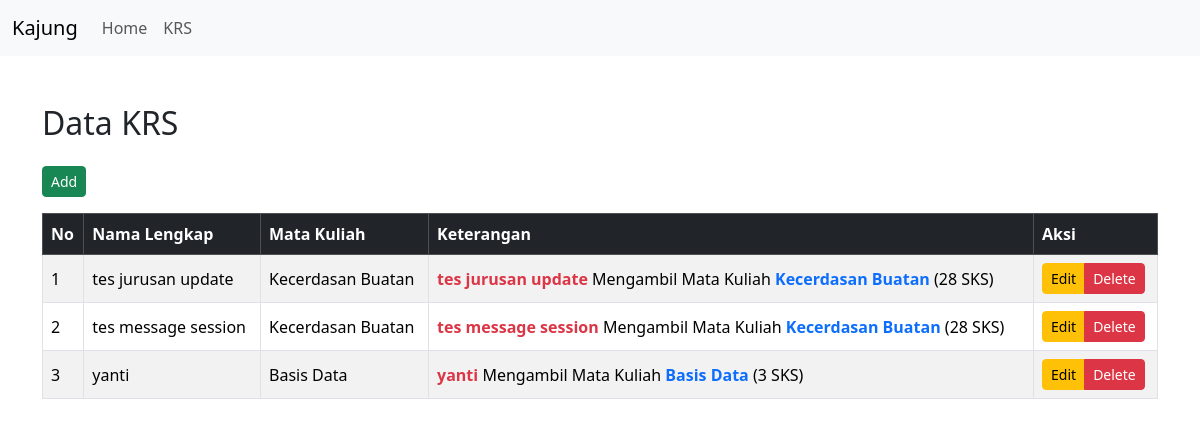
Screenshot of /krs/krs.php with the database file from the repository.
### tables this page shows
CREATE TABLE `krs` (
  `id` int(11) NOT NULL,
  `mahasiswa_npm` char(13) NOT NULL,
  `matakuliah_kodemk` char(6) NOT NULL
);

CREATE TABLE `mahasiswa` (
  `npm` char(13) NOT NULL,
  `nama` varchar(50) NOT NULL,
  `jurusan` enum('Informatika','Sistem Informasi') NOT NULL,
  `alamat` text NOT NULL
);

CREATE TABLE `matakuliah` (
  `kodemk` char(6) NOT NULL,
  `nama` varchar(50) NOT NULL,
  `jumlah_sks` int(3) NOT NULL
);

### krs/krs.php (the view, shortened to what this page needs)
<?php
require_once '../config/db.php';
?>
<!DOCTYPE html>
<html lang="en">
<head>
    <link href="https://cdn.jsdelivr.net/npm/bootstrap@5.3.6/dist/css/bootstrap.min.css" rel="stylesheet">
</head>
<body>
    <nav class="navbar navbar-expand-lg bg-body-tertiary">
        <div class="container-fluid">
            <a class="navbar-brand" href="#">Kajung</a>
            <div class="collapse navbar-collapse" id="navbarNav">
            <ul class="navbar-nav">
                <li class="nav-item">
                <a class="nav-link" href="../index.php">Home</a>
                </li>
                <li class="nav-item">
                <a class="nav-link" href="#">KRS</a>
                </li>
            </ul>
            </div>
        </div>
    </nav>
    <div class="container my-5">
        <h2 class="mb-4">Data KRS</h2>
        <a href="create.php" class="btn btn-success btn-sm mb-3">Add</a>
        <div class="table-responsive">
            <table class="table table-bordered table-striped align-middle">
                <thead class="table-dark">
                    <tr>
                        <th>No</th>
                        <th>Nama Lengkap</th>
                        <th>Mata Kuliah</th>
                        <th>Keterangan</th>
                        <th>Aksi</th>
                    </tr>
                </thead>
                <tbody>
                    <?php
                    $no = 1;
                    $sql = "SELECT krs.id, mhs.nama AS mahasiswa_nama, mk.nama AS matakuliah_nama, mk.jumlah_sks
                            FROM krs
                            JOIN mahasiswa mhs ON krs.mahasiswa_npm = mhs.npm
                            JOIN matakuliah mk ON krs.matakuliah_kodemk = mk.kodemk";
                    $result = $conn->query($sql);
                    while ($row = $result->fetch_assoc()):
                        $nama = htmlspecialchars($row['mahasiswa_nama']);
                        $matkul = htmlspecialchars($row['matakuliah_nama']);
                        $sks = (int) $row['jumlah_sks'];
                    ?>
                    <tr>
                        <td><?= $no++ ?></td>
                        <td><?= $nama ?></td>
                        <td><?= $matkul ?></td>
                        <td>
                            <span class="text-danger fw-semibold"><?= $nama ?></span>
                            Mengambil Mata Kuliah
                            <span class="text-primary fw-semibold"><?= $matkul ?></span>
                            (<?= $sks ?> SKS)
                        </td>
                        <td>
                            <div class="btn-group">
                                <a href="./edit.php?id=<?=$row['id'] ?>" class="btn btn-warning btn-sm">Edit</a>
                                <a href="./delete.php?id=<?=$row['id'] ?>" class="btn btn-danger btn-sm">Delete</a>
                            </div>
                        </td>
                    </tr>
                    <?php endwhile; ?>
                </tbody>
            </table>
        </div>
    </div>
</body>
</html>

### rows the page displays
krs: mahasiswa_npm.nama "tes jurusan update", matakuliah_kodemk.nama "Kecerdasan Buatan", matakuliah_kodemk.jumlah_sks "28"
krs: mahasiswa_npm.nama "tes message session", matakuliah_kodemk.nama "Kecerdasan Buatan", matakuliah_kodemk.jumlah_sks "28"
krs: mahasiswa_npm.nama "yanti", matakuliah_kodemk.nama "Basis Data", matakuliah_kodemk.jumlah_sks "3"
